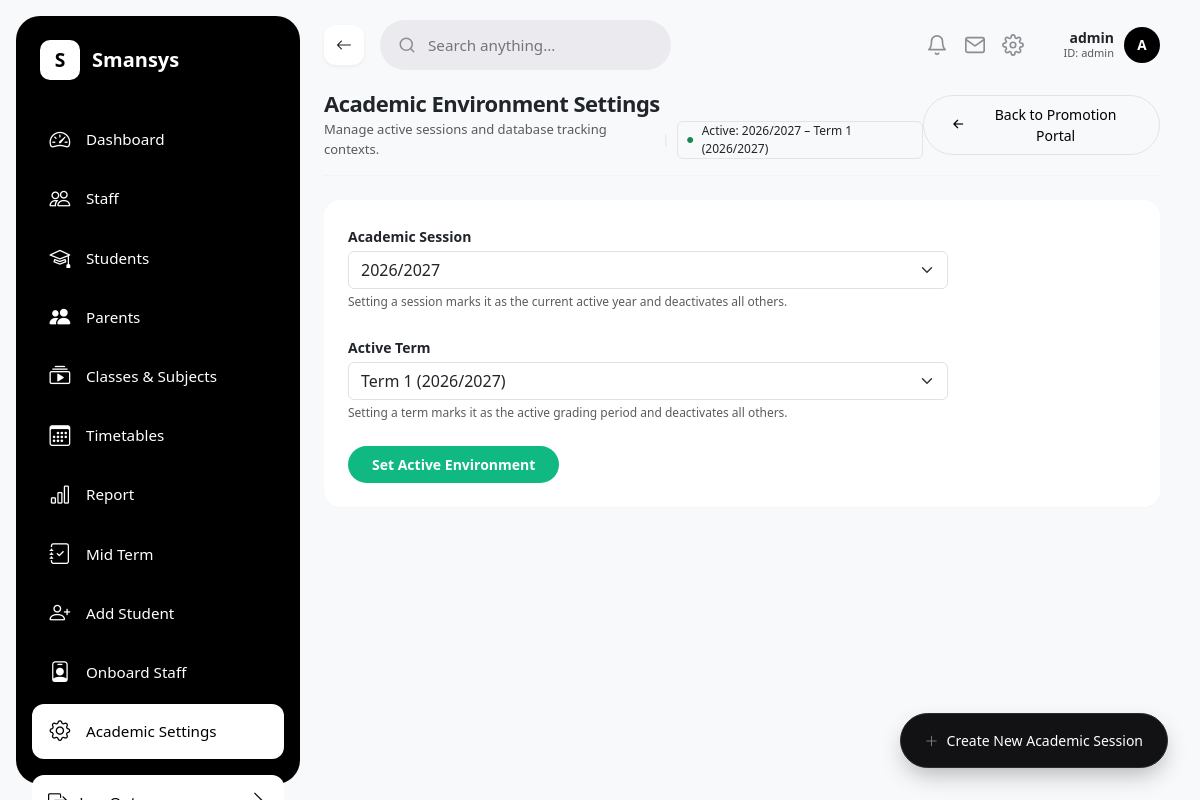
Page /settings/academic-session/ (signed in) on the committed database.
### sis/models.py (models this page shows)
class AcademicSession(models.Model):
    academic_year = models.CharField(max_length=20, unique=True, help_text="e.g., 2025/2026")
    is_current = models.BooleanField(default=False, help_text="True if this is the active academic year")
    def __str__(self):
        return self.academic_year

class Term(models.Model):
    TERM_CHOICES = [
        ('Term 1', 'Term 1'),
        ('Term 2', 'Term 2'),
        ('Term 3', 'Term 3'),
    ]
    session = models.ForeignKey(AcademicSession, on_delete=models.CASCADE, related_name='terms')
    term_name = models.CharField(max_length=20, choices=TERM_CHOICES)
    is_active = models.BooleanField(default=False, help_text="True if this is the active grading term")
    class Meta:
        unique_together = ('session', 'term_name')
    def __str__(self):
        return f"{self.term_name} ({self.session.academic_year})"

### sis/views.py (the view, shortened to what this page needs)
# urls.py: path('settings/academic-session/', configure_session_view, name='configure_session'),
@login_required
def configure_session_view(request):
    if not _is_admin(request.user):
        raise PermissionDenied
    sessions = AcademicSession.objects.all()
    terms = Term.objects.all()
    context = {
        'sessions': sessions,
        'terms': terms,
        'current_session': AcademicSession.objects.filter(is_current=True).first(),
        'current_term': Term.objects.filter(is_active=True).first(),
    }
    return render(request, 'sis/configure_session.html', context)

### sis/context_processors.py (called while the page is built)
def staff_context(request):
    if request.user.is_authenticated:
        staff_profile = getattr(request.user, 'staff_profile', None)
        subject_count = staff_profile.assigned_classes_subjects.values('subject').distinct().count() if staff_profile else 0
        return {
            'staff_profile': staff_profile,
            'subject_count': subject_count,
        }
    return {}

### sis/views.py (called while the page is built)
def _is_admin(user):
    return user.is_active and user.is_superuser

### sis/templates/sis/configure_session.html (shortened to what this page needs)
{% extends 'sis/base.html' %}
{% load static %}
{% block content %}
<div class="d-flex align-items-center justify-content-between mb-4 border-bottom pb-3" style="border-color: #f4f4f5 !important;">
    <div>
        <h4 class="fw-bold text-dark mb-1" style="font-size: 22px; letter-spacing: -0.5px;">Academic Environment Settings</h4>
        <div class="d-flex align-items-center gap-2 text-muted" style="font-size: 13px;">
            <span>Manage active sessions and database tracking contexts.</span>
            <span style="color: #e4e4e7;">|</span>
            <span class="d-flex align-items-center gap-1 bg-light px-2 py-0.5 rounded text-dark fw-medium" style="font-size: 12px; border: 1px solid #e4e4e7;">
                <span class="text-success me-1" style="font-size: 8px;">●</span> Active: {{ current_session|default:"None" }} – {{ current_term|default:"None" }}
            </span>
        </div>
    </div>
    <a href="{% url 'promotion_portal' %}" class="btn btn-light rounded-pill px-4 py-2 d-flex align-items-center gap-2" style="font-size: 14px; border: 1px solid #e4e4e7; font-weight: 500;">
        <i class="bi bi-arrow-left-short fs-5"></i> Back to Promotion Portal
    </a>
</div>
<div class="card border-0 p-4" style="border-radius: 16px; background-color: #ffffff; box-shadow: 0 1px 3px rgba(0,0,0,0.02); margin-bottom: 24px;">
    <form method="POST" action="" style="max-width: 600px;">
        <div class="mb-4">
            <label for="academic_session" class="form-label fw-semibold text-dark mb-1" style="font-size: 14px;">Academic Session</label>
            <select name="academic_session" id="academic_session" class="form-select">
                {% for s in sessions %}
                <option value="{{ s.id }}" {% if current_session and current_session.id == s.id %}selected{% endif %}>
                    {{ s.academic_year }}
                </option>
                {% empty %}
                <option value="" disabled>No sessions created yet</option>
                {% endfor %}
            </select>
            <div class="form-text text-muted" style="font-size: 12px;">Setting a session marks it as the current active year and deactivates all others.</div>
        </div>
        <div class="mb-4">
            <label for="term" class="form-label fw-semibold text-dark mb-1" style="font-size: 14px;">Active Term</label>
            <select name="term" id="term" class="form-select">
                {% for t in terms %}
                <option value="{{ t.id }}" {% if current_term and current_term.id == t.id %}selected{% endif %}>
                    {{ t.term_name }} ({{ t.session.academic_year }})
                </option>
                {% empty %}
                <option value="" disabled>No terms created yet</option>
                {% endfor %}
            </select>
            <div class="form-text text-muted" style="font-size: 12px;">Setting a term marks it as the active grading period and deactivates all others.</div>
        </div>
        <button type="submit" class="btn btn-success rounded-pill px-4 py-2 fw-semibold" style="background-color: #10b981; border: none; font-size: 14px;">
            Set Active Environment
        </button>
    </form>
</div>
<a href="#" data-bs-toggle="modal" data-bs-target="#createSessionModal" class="btn btn-dark rounded-pill shadow-lg d-flex align-items-center gap-2 px-4 py-3 position-fixed"
   style="bottom: 32px; right: 32px; z-index: 1050; font-weight: 500; font-size: 14px; background-color: #121214; border: 1px solid #2a2a2e; box-shadow: 0 10px 25px -5px rgba(0, 0, 0, 0.3) !important;">
    <i class="bi bi-plus-lg text-white-50"></i>
    <span class="text-white">Create New Academic Session</span>
</a>
{% endblock %}

### sis/templates/sis/base.html (shortened to what this page needs)
{% load static %}
<!DOCTYPE html>
<html lang="en">
<head>
    <link rel="stylesheet" href="{% static 'css/bootstrap.min.css' %}">
    <link rel="stylesheet" href="https://cdn.jsdelivr.net/npm/bootstrap-icons@1.11.3/font/bootstrap-icons.min.css">
</head>
<body>
{% if user.is_authenticated %}
<div class="app-layout" style="display: flex; min-height: 100vh; background-color: #F8F9FA;">
    <aside style="width: 284px; flex-shrink: 0; min-height: 100vh;">
        <div class="sidebar">
            <div>
                <div class="brand">
                    <div class="icon-box">S</div>
                    <span>Smansys</span>
                </div>
                <nav class="nav-links">
                    {% if user.is_superuser %}
                    <a href="{% url 'dashboard' %}" class="{% if request.path == '/' or request.path == '/dashboard/' %}active{% endif %}">
                        <i class="bi bi-speedometer2"></i> Dashboard
                    </a>
                    <a href="{% url 'staff_list' %}" class="{% if request.path == '/staff/list/' %}active{% endif %}">
                        <i class="bi bi-people"></i> Staff
                    </a>
                    <a href="{% url 'student_list' %}" class="{% if request.path == '/students/' %}active{% endif %}">
                        <i class="bi bi-mortarboard"></i> Students
                    </a>
                    <a href="{% url 'parents_list' %}" class="{% if request.resolver_match.url_name == 'parents_list' %}active{% endif %}">
                        <i class="bi bi-people-fill"></i> Parents
                    </a>
                    <a href="{% url 'classes_subjects_hub' %}" class="{% if request.resolver_match.url_name == 'classes_subjects_hub' %}active{% endif %}">
                        <i class="bi bi-collection-play"></i> Classes & Subjects
                    </a>
                    <a href="{% url 'timetable_hub' %}" class="{% if request.resolver_match.url_name == 'timetable_hub' %}active{% endif %}">
                        <i class="bi bi-calendar3"></i> Timetables
                    </a>
                    <a href="{% url 'reports' %}" class="{% if request.path == '/reports/' %}active{% endif %}">
                        <i class="bi bi-bar-chart"></i> Report
                    </a>
                    <a href="{% url 'midterm_summary' %}" class="{% if request.resolver_match.view_name == 'midterm_summary' %}active{% endif %}">
                        <i class="bi bi-journal-check"></i> Mid Term
                    </a>
                    <a href="{% url 'register_student' %}" class="{% if request.path == '/students/register/' %}active{% endif %}">
                        <i class="bi bi-person-plus"></i> Add Student
                    </a>
                    <a href="{% url 'register_staff' %}" class="{% if request.path == '/staff/register/' %}active{% endif %}">
                        <i class="bi bi-person-badge"></i> Onboard Staff
                    </a>
                    <a href="{% url 'academic_settings' %}" class="{% if request.path == '/settings/academic-session/' %}active{% endif %}">
                        <i class="bi bi-gear"></i> Academic Settings
                    </a>
                    {% endif %}
                </nav>
            </div>
            <div class="logout-wrap">
                <a href="{% url 'logout' %}">
                    <span><i class="bi bi-box-arrow-right me-2"></i> Log Out</span>
                    <i class="bi bi-chevron-right"></i>
                </a>
            </div>
        </div>
    </aside>
    <div class="main-viewport" style="flex-grow: 1; display: flex; flex-direction: column; min-width: 0;">
        <header class="global-header" style="width: 100%; display: flex; align-items: center; justify-content: space-between; padding: 20px 40px; background-color: transparent;">
            <div class="header-left d-flex align-items-center gap-3">
                <button type="button" onclick="window.history.back();" class="back-btn" aria-label="Go back">
                    <i class="bi bi-arrow-left"></i>
                </button>
                <div class="header-search-field" style="position: relative;">
                    <svg width="18" height="18" viewBox="0 0 24 24" fill="none" stroke="#8E8D93" stroke-width="2" stroke-linecap="round" stroke-linejoin="round">
                        <circle cx="11" cy="11" r="8"/>
                        <path d="M21 21l-4.35-4.35"/>
                    </svg>
                    <input id="globalSearchInput" type="text" placeholder="Search anything..." style="flex: 1; border: none; outline: none; background: transparent; font-size: 0.95rem; color: #8E8D93; line-height: 1; min-width: 0;">
                </div>
            </div>
            <div class="header-right d-flex align-items-center" style="gap: 20px; margin-left: auto;">
                <div class="utility-group d-flex align-items-center gap-3">
                    <svg width="22" height="22" viewBox="0 0 24 24" fill="none" stroke="#8E8D93" stroke-width="1.8" stroke-linecap="round" stroke-linejoin="round" style="cursor: pointer;">
                        <path d="M18 8A6 6 0 0 0 6 8c0 7-3 9-3 9h18s-3-2-3-9"/>
                        <path d="M13.73 21a2 2 0 0 1-3.46 0"/>
                    </svg>
                    <svg width="22" height="22" viewBox="0 0 24 24" fill="none" stroke="#8E8D93" stroke-width="1.8" stroke-linecap="round" stroke-linejoin="round" style="cursor: pointer;">
                        <path d="M4 4h16c1.1 0 2 .9 2 2v12c0 1.1-.9 2-2 2H4c-1.1 0-2-.9-2-2V6c0-1.1.9-2 2-2z"/>
                        <polyline points="22,6 12,13 2,6"/>
                    </svg>
                </div>
                <div class="profile-dropdown-container" style="position: relative;">
                    <div class="header-profile-pill d-flex align-items-center" style="gap: 10px; margin-left: 20px; cursor: pointer;" onclick="toggleProfileCard()">
                        <div class="text-end d-none d-md-block">
                            <div class="fw-bold text-dark lh-sm" style="font-size: 14px;">
                                {% if request.user.first_name %}{{ request.user.first_name }} {{ request.user.last_name }}{% else %}{{ request.user.username }}{% endif %}
                            </div>
                            <div class="text-muted" style="font-size: 11px; margin-top: -2px;">
                                ID: {{ request.user.username }}
                            </div>
                        </div>
                        {% if staff_profile and staff_profile.profile_picture %}
                        <img src="{{ staff_profile.profile_picture.url }}" alt="Avatar" style="width: 36px; height: 36px; border-radius: 50%; object-fit: cover;">
                        {% else %}
                        <span style="width: 36px; height: 36px; display: flex; align-items: center; justify-content: center; border-radius: 50%; background-color: #000000; color: #ffffff; font-weight: 700; font-size: 0.85rem; line-height: 1;">
                            {{ request.user.username|first|upper }}
                        </span>
                        {% endif %}
                    </div>
                </div>
            </div>
        </header>
        <main class="page-content-canvas" style="flex: 1 1 auto; display: flex; flex-direction: column; min-height: calc(100vh - 120px); padding: 0 40px 40px 40px;">
{% endif %}
            {% block content %}
            {% endblock %}
{% if user.is_authenticated %}
        </main>
    </div>
</div>
{% endif %}
</body>
</html>

### sis/templates/sis/base.html (style rules this page uses)
html, body { height: 100%; margin: 0; padding: 0; background-color: #f8f9fa; }
.sidebar { width: 284px; min-width: 284px; height: calc(100vh - 32px); margin: 16px; background-color: #000000; border-radius: 24px; display: flex; flex-direction: column; justify-content: space-between; padding: 24px 16px; position: fixed; left: 0; top: 0; }
.sidebar .brand { display: flex; align-items: center; gap: 12px; padding: 0 8px; margin-bottom: 32px; }
.sidebar .brand .icon-box { width: 40px; height: 40px; background: #ffffff; border-radius: 10px; display: flex; align-items: center; justify-content: center; font-weight: 800; font-size: 1.2rem; color: #000000; }
.sidebar .brand span { font-size: 1.25rem; font-weight: 700; color: #ffffff; }
.sidebar .nav-links { flex: 1; display: flex; flex-direction: column; gap: 4px; }
.sidebar .nav-links a { display: flex; align-items: center; gap: 14px; padding: 12px 16px; color: #ffffff; text-decoration: none; border-radius: 12px; font-size: 0.95rem; font-weight: 400; transition: all 0.2s ease-in-out; }
.sidebar .nav-links a.active { background: #ffffff; color: #000000; font-weight: 500; }
.sidebar .nav-links a i { font-size: 1.3rem; width: 24px; text-align: center; }
.sidebar .logout-wrap { padding-top: 16px; }
.sidebar .logout-wrap a { display: flex; align-items: center; justify-content: space-between; padding: 12px 16px; background: #ffffff; color: #000000; text-decoration: none; border-radius: 12px; font-weight: 500; font-size: 0.95rem; transition: opacity 0.15s; }
.sidebar .logout-wrap a i { font-size: 1.2rem; }
.header-search-field { flex: 1; height: 50px; display: flex; align-items: center; background-color: #EBEAEF; border-radius: 25px; padding: 0 18px; gap: 10px; min-width: 0; flex-shrink: 0; }
.header-profile-pill { display: flex; align-items: center; gap: 10px; flex-shrink: 0; }
.back-btn { cursor: pointer; border: none; background: #FFFFFF; border-radius: 12px; width: 40px; height: 40px; display: flex; align-items: center; justify-content: center; box-shadow: 0px 2px 4px rgba(0,0,0,0.05); color: #1A1A1A; flex-shrink: 0; }

### rows in the picture
AcademicSession: academic_year "2026/2027"
Term: term_name+session "Term 1 (2026/2027)"

### other values in the picture
{{ request.user.username }} "admin"
{{ request.user.username|first|upper }} "A"
form field academic_session "2026/2027"
form field term "Term 1 (2026/2027)"
